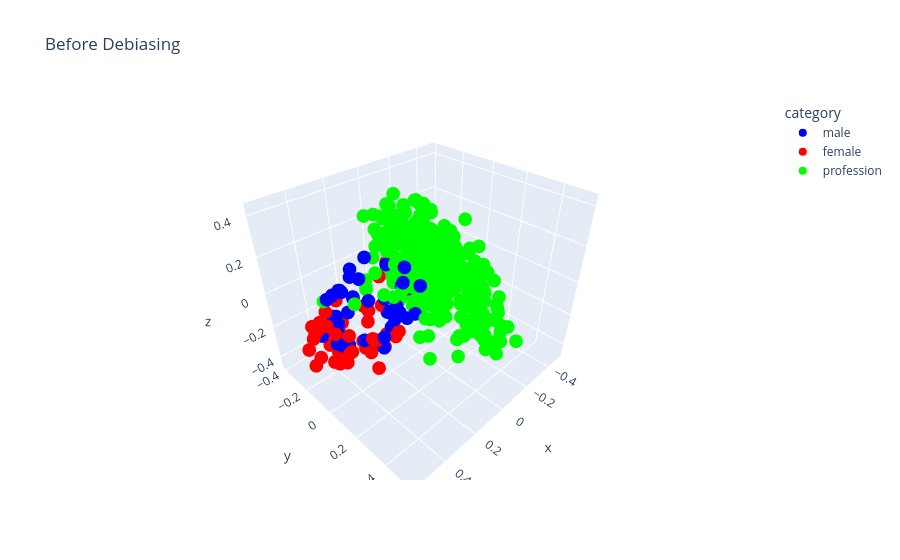
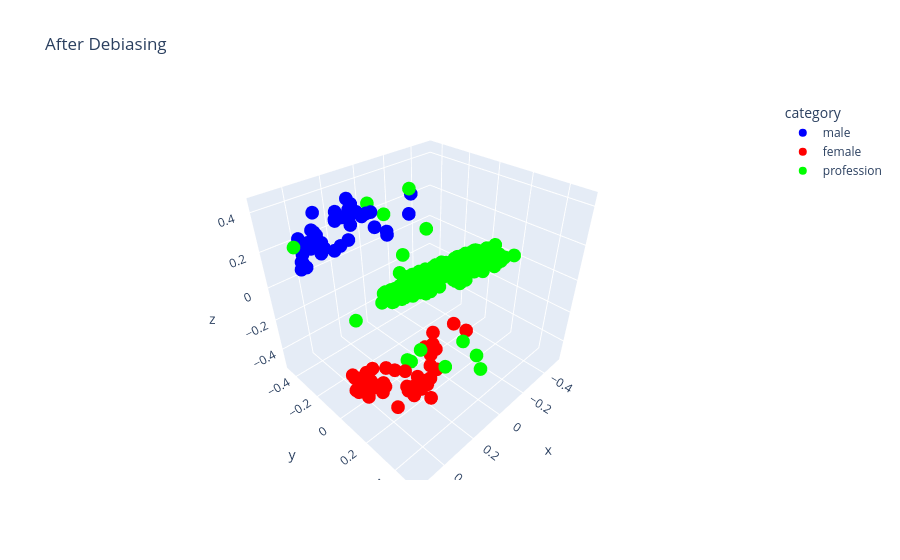

Write notebook code for charts like these, in order.
### Code cell
from scipy.spatial.distance import euclidean

plot_words = []
cdm = {}
categories = []
for t in candidates:
    if t[0] in E.index and t[1] in E.index:
        cdm[t[0]] = 'rgb(255,0,0)'
        cdm[t[1]] = 'rgb(0,0,255)'
        plot_words.append(t[0])
        plot_words.append(t[1])
        categories.append('male')
        categories.append('female')

professions = json.load(open('./data/professions.json', 'r'))
for p in professions:
    if p[0] in E.index:
        cdm[p[0]] = 'rgb(0,255,0)'
        plot_words.append(p[0])
        categories.append('profession')

word_matrix = np.array([E.v(word) for word in plot_words])
pca = PCA(n_components=3)
pca_result_before = pca.fit_transform(word_matrix)
data_before = {
    'x': pca_result_before[:, 0],
    'y': pca_result_before[:, 1],
    'z': pca_result_before[:, 2],
    'word': plot_words,
    'category': categories
}
colors = [cdm[k] for k in data_before['word']]
fig = px.scatter_3d(data_before, x='x', y='y', z='z', text='word', title='Before Debiasing', color='category', color_discrete_map={'male': 'rgb(0,0,255)', 'female': 'rgb(255,0,0)', 'profession': 'rgb(0,255,0)'})

fig.update_traces(marker=dict(size=8), mode='markers')

fig.show()
fig.write_html('Before_Gender_Debias.html', include_plotlyjs='cdn')


debias(E, gender_specific_words, defs, equalize_pairs)

word_matrix = np.array([E.v(word) for word in plot_words])
pca_result_after = pca.fit_transform(word_matrix)
data_after = {
    'x': pca_result_after[:, 0],
    'y': pca_result_after[:, 1],
    'z': pca_result_after[:, 2],
    'word': plot_words,
    'category': categories
}

fig = px.scatter_3d(data_after, x='x', y='y', z='z', text='word', title='After Debiasing', color='category', color_discrete_map={'male': 'rgb(0,0,255)', 'female': 'rgb(255,0,0)', 'profession': 'rgb(0,255,0)'})

fig.update_traces(marker=dict(size=8), mode='markers')

fig.show()
fig.write_html('After_Gender_Debias.html', include_plotlyjs='cdn')

distances = [euclidean(pca_result_before[i], pca_result_after[i]) for i in range(len(plot_words))]
average_distance = np.mean(distances)
max_distance = np.max(distances)
min_distance = np.min(distances)

print(f"Average Euclidean distance comparing position before and after debiasing: {average_distance}")
print(f"Maximum Euclidean distance comparing position before and after debiasing: {max_distance}")
print(f"Minimum Euclidean distance comparing position before and after debiasing: {min_distance}")

### Figure 1 — Plotly figure (JSON) as saved in the notebook; plotly's stock layout.template omitted (floating-point values rounded to 4 significant figures; data arrays with more than 128 entries replaced by an {"elided": "..."} marker saying what was removed)
{"data": [{"hovertemplate": "category=male<br>x=%{x}<br>y=%{y}<br>z=%{z}<br>word=%{text}<extra></extra>", "legendgroup": "male", "marker": {"color": "rgb(0,0,255)", "size": 8, "symbol": "circle"}, "mode": "markers", "name": "male", "scene": "scene", "showlegend": true, "text": ["boys", "grandpa", "boy", "prince", "himself", "brother", "fathers", "chairman", "monastery", "son", "he", "kings", "male", "gelding", "congressman", "sons", "testosterone", "gentlemen", "nephew", "dads", "prostate_cancer", "colt", "his", "grandson", "grandsons", "uncle", "gentleman", "wives", "fraternity", "twin_brother", "spokesman", "king", "brothers", "grandfather", "man", "father", "businessman", "dudes", "men", "dad", "ex_girlfriend", "fatherhood", "schoolboy", "males", "councilman"], "type": "scatter3d", "x": [0.4841, 0.4006, 0.5195, 0.2687, 0.1627, 0.4073, 0.4092, -0.3769, 0.07018, 0.4425, 0.1842, 0.1801, 0.3271, 0.1438, -0.02142, 0.4143, 0.1303, 0.1834, 0.3427, 0.4209, 0.09832, 0.1534, 0.1817, 0.3631, 0.3912, 0.3551, 0.1828, 0.38, 0.16, 0.304, -0.3244, 0.1849, 0.3926, 0.3417, 0.3644, 0.419, -0.1073, 0.3074, 0.3932, 0.5027, 0.3407, 0.2634, 0.2313, 0.3394, -0.1434], "y": [-0.1544, -0.07575, -0.004927, 0.08333, 0.1743, -0.08863, -0.1126, -0.2548, -0.002881, -0.08639, -0.02192, 0.01545, -0.04104, 0.1203, -0.1132, -0.1591, -0.07303, -0.04693, -0.08649, -0.1358, -0.04079, 0.07425, 0.07432, -0.04795, -0.164, -0.06063, 0.09863, -0.1784, -0.0625, -0.01596, -0.2703, 0.03932, -0.05674, -0.02104, 0.06355, -0.05963, 0.1805, 0.08657, -0.1502, -0.06144, -0.08081, 0.02466, 0.14, -0.1604, -0.2442], "z": [-0.1621, 0.08722, 0.1457, -0.00613, 0.1271, 0.09273, -0.2423, -0.03904, -0.02061, 0.08643, 0.1579, -0.1398, -0.216, -0.06673, 0.1707, -0.08746, -0.2687, -0.04593, 0.1346, -0.2398, -0.1725, -0.113, 0.08836, 0.04763, -0.1034, 0.1921, 0.1962, -0.2064, -0.1482, 0.02113, -0.06653, -0.0436, -0.01945, 0.1544, 0.3087, 0.1135, 0.3508, -0.131, -0.1408, 0.0979, 0.02718, -0.2621, 0.1602, -0.3147, 0.2268]}, {"hovertemplate": "category=female<br>x=%{x}<br>y=%{y}<br>z=%{z}<br>word=%{text}<extra></extra>", "legendgroup": "female", "marker": {"color": "rgb(255,0,0)", "size": 8, "symbol": "circle"}, "mode": "markers", "name": "female", "scene": "scene", "showlegend": true, "text": ["girls", "grandma", "girl", "princess", "herself", "sister", "mothers", "chairwoman", "convent", "daughter", "she", "queens", "female", "mare", "congresswoman", "daughters", "estrogen", "ladies", "niece", "moms", "ovarian_cancer", "filly", "her", "granddaughter", "granddaughters", "aunt", "lady", "husbands", "sorority", "twin_sister", "spokeswoman", "queen", "sisters", "grandmother", "woman", "mother", "businesswoman", "gals", "women", "mom", "ex_boyfriend", "motherhood", "schoolgirl", "females", "councilwoman"], "type": "scatter3d", "x": [0.4829, 0.487, 0.5603, 0.3463, 0.3009, 0.4851, 0.426, -0.2634, 0.1962, 0.5326, 0.3562, 0.2773, 0.3001, 0.2177, 0.09828, 0.5304, 0.1423, 0.4193, 0.4937, 0.3835, 0.1343, 0.1786, 0.3822, 0.4427, 0.4351, 0.4506, 0.3054, 0.3959, 0.2462, 0.4623, -0.1829, 0.259, 0.5358, 0.5198, 0.4284, 0.5243, 0.04498, 0.3908, 0.3598, 0.4993, 0.3133, 0.2542, 0.3566, 0.3485, -0.04458], "y": [-0.2036, -0.09231, -0.06128, 0.04969, 0.02047, -0.2164, -0.1779, -0.3692, -0.05827, -0.1505, -0.1738, -0.06399, -0.07626, 0.06114, -0.1898, -0.2193, -0.122, -0.03607, -0.1632, -0.198, -0.1089, 0.0407, -0.08597, -0.1051, -0.181, -0.1515, -0.01976, -0.1557, -0.1717, -0.06933, -0.332, -0.003861, -0.1672, -0.09375, -0.08533, -0.161, 0.08349, -0.06208, -0.1825, -0.1643, -0.04164, -0.0419, 0.03894, -0.1827, -0.3008], "z": [-0.334, -0.06544, -0.03122, -0.1386, -0.1935, -0.1766, -0.3856, -0.3545, -0.08435, -0.1482, -0.1672, -0.343, -0.3053, -0.1958, -0.02572, -0.2624, -0.428, -0.2351, -0.09491, -0.359, -0.3341, -0.2001, -0.182, -0.1465, -0.2664, -0.03731, -0.03638, -0.2589, -0.3543, -0.2973, -0.3027, -0.2602, -0.3279, -0.02581, 0.05138, -0.08586, 0.02342, -0.263, -0.4099, -0.1294, -0.01705, -0.4535, -0.03759, -0.4464, -0.05311]}, {"hovertemplate": "category=profession<br>x=%{x}<br>y=%{y}<br>z=%{z}<br>word=%{text}<extra></extra>", "legendgroup": "profession", "marker": {"color": "rgb(0,255,0)", "size": 8, "symbol": "circle"}, "mode": "markers", "name": "profession", "scene": "scene", "showlegend": true, "text": {"elided": "320 str values"}, "type": "scatter3d", "x": {"elided": "320 float values"}, "y": {"elided": "320 float values"}, "z": {"elided": "320 float values"}}], "layout": {"legend": {"title": {"text": "category"}, "tracegroupgap": 0}, "scene": {"domain": {"x": [0, 1], "y": [0, 1]}, "xaxis": {"title": {"text": "x"}}, "yaxis": {"title": {"text": "y"}}, "zaxis": {"title": {"text": "z"}}}, "title": {"text": "Before Debiasing"}}}

### Figure 2 — Plotly figure (JSON) as saved in the notebook; plotly's stock layout.template omitted (floating-point values rounded to 4 significant figures; data arrays with more than 128 entries replaced by an {"elided": "..."} marker saying what was removed)
{"data": [{"hovertemplate": "category=male<br>x=%{x}<br>y=%{y}<br>z=%{z}<br>word=%{text}<extra></extra>", "legendgroup": "male", "marker": {"color": "rgb(0,0,255)", "size": 8, "symbol": "circle"}, "mode": "markers", "name": "male", "scene": "scene", "showlegend": true, "text": ["boys", "grandpa", "boy", "prince", "himself", "brother", "fathers", "chairman", "monastery", "son", "he", "kings", "male", "gelding", "congressman", "sons", "testosterone", "gentlemen", "nephew", "dads", "prostate_cancer", "colt", "his", "grandson", "grandsons", "uncle", "gentleman", "wives", "fraternity", "twin_brother", "spokesman", "king", "brothers", "grandfather", "man", "father", "businessman", "dudes", "men", "dad", "ex_girlfriend", "fatherhood", "schoolboy", "males", "councilman"], "type": "scatter3d", "x": [0.4493, 0.4315, 0.5246, 0.2844, 0.2276, 0.4349, 0.3753, -0.362, 0.1058, 0.4715, 0.2502, 0.2122, 0.2717, 0.1552, 0.01823, 0.4505, 0.1022, 0.2731, 0.4125, 0.3576, 0.09572, 0.1396, 0.2654, 0.3909, 0.3894, 0.4002, 0.228, 0.3484, 0.1752, 0.3669, -0.29, 0.2043, 0.4494, 0.4281, 0.391, 0.4577, -0.04086, 0.3234, 0.3398, 0.4825, 0.3023, 0.2187, 0.2867, 0.3006, -0.1244], "y": [-0.3029, -0.2958, -0.2097, -0.1701, -0.1501, -0.3665, -0.3416, -0.463, -0.2431, -0.2858, -0.3338, -0.2691, -0.2063, -0.07256, -0.3809, -0.3399, -0.2837, -0.288, -0.3318, -0.3507, -0.2338, -0.09032, -0.251, -0.2553, -0.3443, -0.3177, -0.2552, -0.3496, -0.3309, -0.322, -0.4051, -0.2223, -0.3371, -0.2915, -0.224, -0.3048, -0.1319, -0.219, -0.3278, -0.3277, -0.2292, -0.2387, -0.1575, -0.2874, -0.4278], "z": [0.1499, 0.2532, 0.2147, 0.3815, 0.3833, 0.2332, 0.2991, 0.2129, 0.3312, 0.1861, 0.3118, 0.3708, 0.2612, 0.3109, 0.3027, 0.1634, 0.3096, 0.3745, 0.2222, 0.2773, 0.2514, 0.2817, 0.3567, 0.219, 0.2068, 0.2252, 0.4339, 0.2593, 0.3184, 0.3899, 0.1312, 0.3733, 0.2848, 0.2751, 0.2589, 0.2209, 0.4375, 0.3707, 0.2254, 0.2585, 0.2337, 0.4106, 0.3603, 0.1831, 0.1776]}, {"hovertemplate": "category=female<br>x=%{x}<br>y=%{y}<br>z=%{z}<br>word=%{text}<extra></extra>", "legendgroup": "female", "marker": {"color": "rgb(255,0,0)", "size": 8, "symbol": "circle"}, "mode": "markers", "name": "female", "scene": "scene", "showlegend": true, "text": ["girls", "grandma", "girl", "princess", "herself", "sister", "mothers", "chairwoman", "convent", "daughter", "she", "queens", "female", "mare", "congresswoman", "daughters", "estrogen", "ladies", "niece", "moms", "ovarian_cancer", "filly", "her", "granddaughter", "granddaughters", "aunt", "lady", "husbands", "sorority", "twin_sister", "spokeswoman", "queen", "sisters", "grandmother", "woman", "mother", "businesswoman", "gals", "women", "mom", "ex_boyfriend", "motherhood", "schoolgirl", "females", "councilwoman"], "type": "scatter3d", "x": [0.4612, 0.4457, 0.5368, 0.3017, 0.2442, 0.4507, 0.3927, -0.3439, 0.1232, 0.4835, 0.2686, 0.231, 0.2857, 0.1674, 0.036, 0.4628, 0.1193, 0.2927, 0.4269, 0.3741, 0.1091, 0.1511, 0.2832, 0.4031, 0.4029, 0.4145, 0.2489, 0.3651, 0.1934, 0.3873, -0.2756, 0.2222, 0.466, 0.4433, 0.4054, 0.4715, -0.02287, 0.3408, 0.3552, 0.4976, 0.3157, 0.2376, 0.3034, 0.3136, -0.1095], "y": [0.01442, 0.08302, 0.1163, 0.2919, 0.2938, 0.0536, 0.1215, 0.01966, 0.2197, 0.03489, 0.1567, 0.2306, 0.1664, 0.2527, 0.09282, -0.01314, 0.1719, 0.2338, 0.05312, 0.08847, 0.1238, 0.217, 0.2254, 0.06873, 0.01513, 0.06293, 0.3038, 0.09568, 0.1554, 0.2211, -0.02248, 0.2534, 0.1068, 0.1136, 0.16, 0.06355, 0.3477, 0.2466, 0.08212, 0.07659, 0.126, 0.2673, 0.2873, 0.05734, -0.03167], "z": [-0.3243, -0.3128, -0.2724, -0.3088, -0.2801, -0.3946, -0.3928, -0.5083, -0.3604, -0.293, -0.421, -0.376, -0.2957, -0.1751, -0.4052, -0.3248, -0.3711, -0.4052, -0.353, -0.379, -0.2831, -0.1775, -0.3551, -0.2651, -0.3303, -0.3436, -0.4013, -0.406, -0.4082, -0.4216, -0.4406, -0.3375, -0.3786, -0.3302, -0.3149, -0.3295, -0.279, -0.325, -0.3872, -0.3456, -0.2969, -0.3456, -0.3043, -0.3319, -0.4144]}, {"hovertemplate": "category=profession<br>x=%{x}<br>y=%{y}<br>z=%{z}<br>word=%{text}<extra></extra>", "legendgroup": "profession", "marker": {"color": "rgb(0,255,0)", "size": 8, "symbol": "circle"}, "mode": "markers", "name": "profession", "scene": "scene", "showlegend": true, "text": {"elided": "320 str values"}, "type": "scatter3d", "x": {"elided": "320 float values"}, "y": {"elided": "320 float values"}, "z": {"elided": "320 float values"}}], "layout": {"legend": {"title": {"text": "category"}, "tracegroupgap": 0}, "scene": {"domain": {"x": [0, 1], "y": [0, 1]}, "xaxis": {"title": {"text": "x"}}, "yaxis": {"title": {"text": "y"}}, "zaxis": {"title": {"text": "z"}}}, "title": {"text": "After Debiasing"}}}
